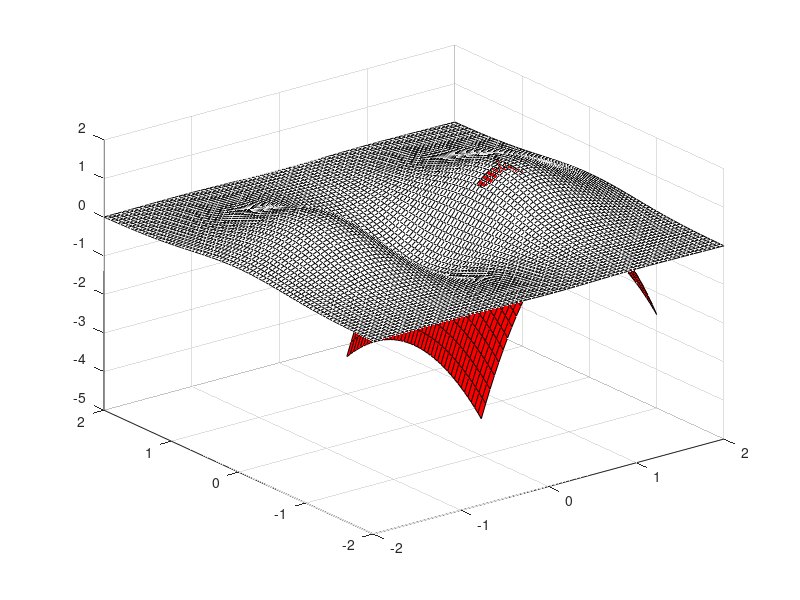

Reproduce this figure in MATLAB.
% By Emre Can Açıkgöz

clear;clc;                                 % Clear Workspace & Command Window
%% Pick the point [y1 = 1 ; y2 = 0] with negative definite Hessian and Plot it

x = -2:0.05:2;                                      % Creating Range for f(x)
y = -1:0.05:1;                                      % Creating Range for f_Q(x)

[x1, x2] = meshgrid(x);                             % Define meshgrid
[y1, y2] = meshgrid(y);                             % Define meshgrid

f1 = (4*x1.^2 - 1).*exp(-x1.^2 - x2.^2);            % Calculate f(x)

f2 = 3*exp(-1) + 2*exp(-1)*(y1+1) - 2*exp(-1) + ... % Calculate f_Q(x) for y1 = 1 and y2 = 0
    0.5*(-18*exp(-1)*(y1+1).^2 + 36*exp(-1)*(y1+1) ...
    - 18*exp(-1) - 6*exp(-1)*(y2).^2);

surf(x1,x2,f1, 'FaceColor', 'w', 'edgecolor','k')   % Plot f(x)
hold on
surf(y1+1,y2,f2, 'FaceColor', 'r')                  % Plot f_Q(x)
